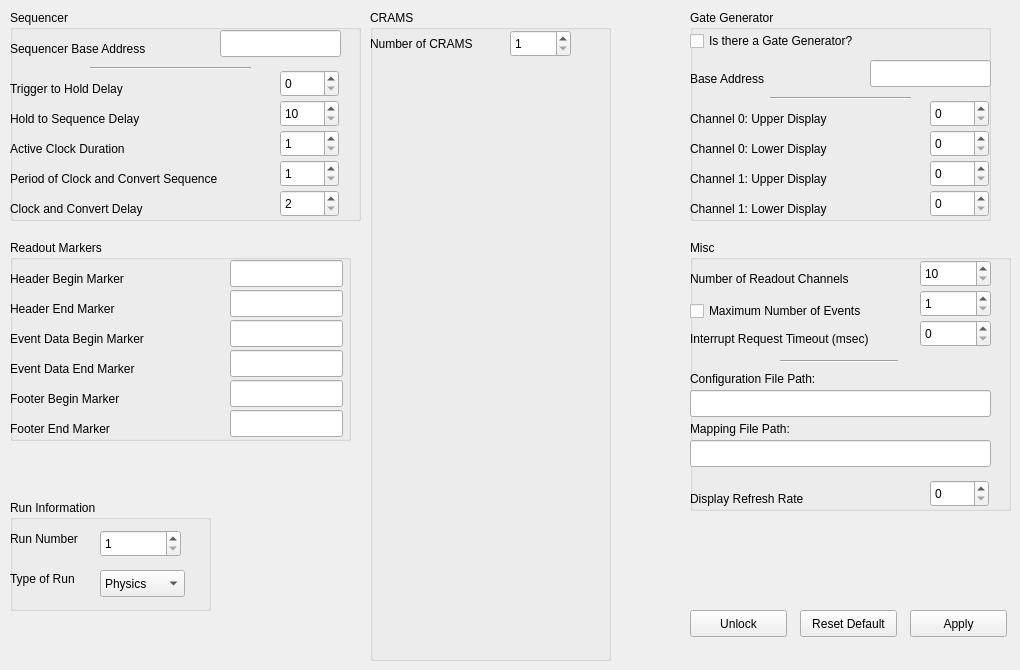
    <widget class="QWidget" name="sequencerTab">
     <attribute name="title">
      <string>Configuration</string>
     </attribute>
     <widget class="QGroupBox" name="sequencerGroupBox">
      <property name="geometry">
       <rect>
        <x>10</x>
        <y>10</y>
        <width>351</width>
        <height>211</height>
       </rect>
      </property>
      <property name="font">
       <font>
        <family>Arial</family>
        <underline>false</underline>
       </font>
      </property>
      <property name="title">
       <string>Sequencer</string>
      </property>
      <widget class="QLabel" name="BASequencerLabel">
       <property name="geometry">
        <rect>
         <x>0</x>
         <y>30</y>
         <width>171</width>
         <height>17</height>
        </rect>
       </property>
       <property name="font">
        <font>
         <family>Arial</family>
        </font>
       </property>
       <property name="text">
        <string>Sequencer Base Address</string>
       </property>
      </widget>
      <widget class="QLabel" name="t1Label">
       <property name="geometry">
        <rect>
         <x>0</x>
         <y>70</y>
         <width>141</width>
         <height>17</height>
        </rect>
       </property>
       <property name="font">
        <font>
         <family>Arial</family>
        </font>
       </property>
       <property name="text">
        <string>Trigger to Hold Delay</string>
       </property>
      </widget>
      <widget class="QLabel" name="t2Label">
       <property name="geometry">
        <rect>
         <x>0</x>
         <y>100</y>
         <width>161</width>
         <height>17</height>
        </rect>
       </property>
       <property name="font">
        <font>
         <family>Arial</family>
        </font>
       </property>
       <property name="text">
        <string>Hold to Sequence Delay</string>
       </property>
      </widget>
      <widget class="QLabel" name="t3Label">
       <property name="geometry">
        <rect>
         <x>0</x>
         <y>130</y>
         <width>151</width>
         <height>17</height>
        </rect>
       </property>
       <property name="font">
        <font>
         <family>Arial</family>
        </font>
       </property>
       <property name="text">
        <string>Active Clock Duration</string>
       </property>
      </widget>
      <widget class="QLabel" name="t4Label">
       <property name="geometry">
        <rect>
         <x>0</x>
         <y>160</y>
         <width>261</width>
         <height>17</height>
        </rect>
       </property>
       <property name="font">
        <font>
         <family>Arial</family>
        </font>
       </property>
       <property name="text">
        <string>Period of Clock and Convert Sequence</string>
       </property>
      </widget>
      <widget class="QLabel" name="t5Label">
       <property name="geometry">
        <rect>
         <x>0</x>
         <y>190</y>
         <width>171</width>
         <height>17</height>
        </rect>
       </property>
       <property name="font">
        <font>
         <family>Arial</family>
        </font>
       </property>
       <property name="text">
        <string>Clock and Convert Delay</string>
       </property>
      </widget>
      <widget class="QLineEdit" name="BASequencerLineEdit">
       <property name="geometry">
        <rect>
         <x>210</x>
         <y>20</y>
         <width>121</width>
         <height>27</height>
        </rect>
       </property>
       <property name="font">
        <font>
         <family>Arial</family>
        </font>
       </property>
      </widget>
      <widget class="QSpinBox" name="t1SpinBox">
       <property name="geometry">
        <rect>
         <x>270</x>
         <y>60</y>
         <width>59</width>
         <height>27</height>
        </rect>
       </property>
       <property name="font">
        <font>
         <family>Arial</family>
        </font>
       </property>
       <property name="maximum">
        <number>255</number>
       </property>
      </widget>
      <widget class="QSpinBox" name="t2SpinBox">
       <property name="geometry">
        <rect>
         <x>270</x>
         <y>90</y>
         <width>59</width>
         <height>27</height>
        </rect>
       </property>
       <property name="font">
        <font>
         <family>Arial</family>
        </font>
       </property>
       <property name="minimum">
        <number>10</number>
       </property>
       <property name="maximum">
        <number>511</number>
       </property>
      </widget>
      <widget class="QSpinBox" name="t3SpinBox">
       <property name="geometry">
        <rect>
         <x>270</x>
         <y>120</y>
         <width>59</width>
         <height>27</height>
        </rect>
       </property>
       <property name="font">
        <font>
         <family>Arial</family>
        </font>
       </property>
       <property name="minimum">
        <number>1</number>
       </property>
       <property name="maximum">
        <number>255</number>
       </property>
      </widget>
      <widget class="QSpinBox" name="t4SpinBox">
       <property name="geometry">
        <rect>
         <x>270</x>
         <y>150</y>
         <width>59</width>
         <height>27</height>
        </rect>
       </property>
       <property name="font">
        <font>
         <family>Arial</family>
        </font>
       </property>
       <property name="minimum">
        <number>1</number>
       </property>
       <property name="maximum">
        <number>511</number>
       </property>
      </widget>
      <widget class="QSpinBox" name="t5SpinBox">
       <property name="geometry">
        <rect>
         <x>270</x>
         <y>180</y>
         <width>59</width>
         <height>27</height>
        </rect>
       </property>
       <property name="font">
        <font>
         <family>Arial</family>
        </font>
       </property>
       <property name="minimum">
        <number>2</number>
       </property>
       <property name="maximum">
        <number>511</number>
       </property>
      </widget>
      <widget class="Line" name="sequencerHorizontalLine">
       <property name="geometry">
        <rect>
         <x>80</x>
         <y>50</y>
         <width>161</width>
         <height>16</height>
        </rect>
       </property>
       <property name="font">
        <font>
         <family>Arial</family>
        </font>
       </property>
       <property name="orientation">
        <enum>Qt::Horizontal</enum>
       </property>
      </widget>
     </widget>
     <widget class="QGroupBox" name="gateGeneratorGroupBox">
      <property name="geometry">
       <rect>
        <x>690</x>
        <y>10</y>
        <width>301</width>
        <height>211</height>
       </rect>
      </property>
      <property name="font">
       <font>
        <family>Arial</family>
        <underline>false</underline>
       </font>
      </property>
      <property name="title">
       <string>Gate Generator</string>
      </property>
      <widget class="QCheckBox" name="gateGeneratorCheckBox">
       <property name="geometry">
        <rect>
         <x>0</x>
         <y>20</y>
         <width>201</width>
         <height>22</height>
        </rect>
       </property>
       <property name="font">
        <font>
         <family>Arial</family>
        </font>
       </property>
       <property name="text">
        <string>Is there a Gate Generator?</string>
       </property>
      </widget>
      <widget class="QLabel" name="CH0UpperLabel">
       <property name="geometry">
        <rect>
         <x>0</x>
         <y>100</y>
         <width>171</width>
         <height>17</height>
        </rect>
       </property>
       <property name="font">
        <font>
         <family>Arial</family>
        </font>
       </property>
       <property name="text">
        <string>Channel 0: Upper Display</string>
       </property>
      </widget>
      <widget class="QLabel" name="CH0LowerLabel">
       <property name="geometry">
        <rect>
         <x>0</x>
         <y>130</y>
         <width>171</width>
         <height>17</height>
        </rect>
       </property>
       <property name="font">
        <font>
         <family>Arial</family>
        </font>
       </property>
       <property name="text">
        <string>Channel 0: Lower Display</string>
       </property>
      </widget>
      <widget class="QLabel" name="CH1UpperLabel">
       <property name="geometry">
        <rect>
         <x>0</x>
         <y>160</y>
         <width>171</width>
         <height>17</height>
        </rect>
       </property>
       <property name="font">
        <font>
         <family>Arial</family>
        </font>
       </property>
       <property name="text">
        <string>Channel 1: Upper Display</string>
       </property>
      </widget>
      <widget class="QLabel" name="CH1LowerLabel">
       <property name="geometry">
        <rect>
         <x>0</x>
         <y>190</y>
         <width>171</width>
         <height>17</height>
        </rect>
       </property>
       <property name="font">
        <font>
         <family>Arial</family>
        </font>
       </property>
       <property name="text">
        <string>Channel 1: Lower Display</string>
       </property>
      </widget>
      <widget class="QSpinBox" name="CH0UpperSpinBox">
       <property name="geometry">
        <rect>
         <x>240</x>
         <y>90</y>
         <width>59</width>
         <height>27</height>
        </rect>
       </property>
       <property name="font">
        <font>
         <family>Arial</family>
        </font>
       </property>
       <property name="maximum">
        <number>100000000</number>
       </property>
      </widget>
      <widget class="QSpinBox" name="CH0LowerSpinBox">
       <property name="geometry">
        <rect>
         <x>240</x>
         <y>120</y>
         <width>59</width>
         <height>27</height>
        </rect>
       </property>
       <property name="font">
        <font>
         <family>Arial</family>
        </font>
       </property>
       <property name="maximum">
        <number>100000000</number>
       </property>
      </widget>
      <widget class="QSpinBox" name="CH1UpperSpinBox">
       <property name="geometry">
        <rect>
         <x>240</x>
         <y>150</y>
         <width>59</width>
         <height>27</height>
        </rect>
       </property>
       <property name="font">
        <font>
         <family>Arial</family>
        </font>
       </property>
       <property name="maximum">
        <number>100000000</number>
       </property>
      </widget>
      <widget class="QSpinBox" name="CH1LowerSpinBox">
       <property name="geometry">
        <rect>
         <x>240</x>
         <y>180</y>
         <width>59</width>
         <height>27</height>
        </rect>
       </property>
       <property name="font">
        <font>
         <family>Arial</family>
        </font>
       </property>
       <property name="maximum">
        <number>100000000</number>
       </property>
      </widget>
      <widget class="QLabel" name="gateGeneratorBALabel">
       <property name="geometry">
        <rect>
         <x>0</x>
         <y>60</y>
         <width>101</width>
         <height>17</height>
        </rect>
       </property>
       <property name="font">
        <font>
         <family>Arial</family>
        </font>
       </property>
       <property name="text">
        <string>Base Address</string>
       </property>
      </widget>
      <widget class="QLineEdit" name="BAGateGeneratorLineEdit">
       <property name="geometry">
        <rect>
         <x>180</x>
         <y>50</y>
         <width>121</width>
         <height>27</height>
        </rect>
       </property>
       <property name="font">
        <font>
         <family>Arial</family>
        </font>
       </property>
      </widget>
      <widget class="Line" name="line_2">
       <property name="geometry">
        <rect>
         <x>80</x>
         <y>80</y>
         <width>141</width>
         <height>16</height>
        </rect>
       </property>
       <property name="font">
        <font>
         <family>Arial</family>
        </font>
       </property>
       <property name="orientation">
        <enum>Qt::Horizontal</enum>
       </property>
      </widget>
     </widget>
     <widget class="QGroupBox" name="markersGroupBox">
      <property name="geometry">
       <rect>
        <x>10</x>
        <y>240</y>
        <width>341</width>
        <height>201</height>
       </rect>
      </property>
      <property name="font">
       <font>
        <family>Arial</family>
        <underline>false</underline>
       </font>
      </property>
      <property name="title">
       <string>Readout Markers</string>
      </property>
      <widget class="QLabel" name="headerBeginLabel">
       <property name="geometry">
        <rect>
         <x>0</x>
         <y>30</y>
         <width>141</width>
         <height>17</height>
        </rect>
       </property>
       <property name="font">
        <font>
         <family>Arial</family>
        </font>
       </property>
       <property name="text">
        <string>Header Begin Marker</string>
       </property>
      </widget>
      <widget class="QLabel" name="headerEndLabel">
       <property name="geometry">
        <rect>
         <x>0</x>
         <y>60</y>
         <width>131</width>
         <height>17</height>
        </rect>
       </property>
       <property name="font">
        <font>
         <family>Arial</family>
        </font>
       </property>
       <property name="text">
        <string>Header End Marker</string>
       </property>
      </widget>
      <widget class="QLabel" name="eventBeginLabel">
       <property name="geometry">
        <rect>
         <x>0</x>
         <y>90</y>
         <width>171</width>
         <height>17</height>
        </rect>
       </property>
       <property name="font">
        <font>
         <family>Arial</family>
        </font>
       </property>
       <property name="text">
        <string>Event Data Begin Marker</string>
       </property>
      </widget>
      <widget class="QLabel" name="eventEndLabel">
       <property name="geometry">
        <rect>
         <x>0</x>
         <y>120</y>
         <width>161</width>
         <height>17</height>
        </rect>
       </property>
       <property name="font">
        <font>
         <family>Arial</family>
        </font>
       </property>
       <property name="text">
        <string>Event Data End Marker</string>
       </property>
      </widget>
      <widget class="QLabel" name="footerBeginLabel">
       <property name="geometry">
        <rect>
         <x>0</x>
         <y>150</y>
         <width>141</width>
         <height>17</height>
        </rect>
       </property>
       <property name="font">
        <font>
         <family>Arial</family>
        </font>
       </property>
       <property name="text">
        <string>Footer Begin Marker</string>
       </property>
      </widget>
      <widget class="QLabel" name="footerEndLabel">
       <property name="geometry">
        <rect>
         <x>0</x>
         <y>180</y>
         <width>131</width>
         <height>17</height>
        </rect>
       </property>
       <property name="font">
        <font>
         <family>Arial</family>
        </font>
       </property>
       <property name="text">
        <string>Footer End Marker</string>
       </property>
      </widget>
      <widget class="QLineEdit" name="headerBeginLineEdit">
       <property name="enabled">
        <bool>true</bool>
       </property>
       <property name="geometry">
        <rect>
         <x>220</x>
         <y>20</y>
         <width>113</width>
         <height>27</height>
        </rect>
       </property>
       <property name="font">
        <font>
         <family>Arial</family>
        </font>
       </property>
      </widget>
      <widget class="QLineEdit" name="headerEndLineEdit">
       <property name="geometry">
        <rect>
         <x>220</x>
         <y>50</y>
         <width>113</width>
         <height>27</height>
        </rect>
       </property>
       <property name="font">
        <font>
         <family>Arial</family>
        </font>
       </property>
      </widget>
      <widget class="QLineEdit" name="eventBeginLineEdit">
       <property name="geometry">
        <rect>
         <x>220</x>
         <y>80</y>
         <width>113</width>
         <height>27</height>
        </rect>
       </property>
       <property name="font">
        <font>
         <family>Arial</family>
        </font>
       </property>
      </widget>
      <widget class="QLineEdit" name="eventEndLineEdit">
       <property name="geometry">
        <rect>
         <x>220</x>
         <y>110</y>
         <width>113</width>
         <height>27</height>
        </rect>
       </property>
       <property name="font">
        <font>
         <family>Arial</family>
        </font>
       </property>
      </widget>
      <widget class="QLineEdit" name="trailerBeginLineEdit">
       <property name="geometry">
        <rect>
         <x>220</x>
         <y>140</y>
         <width>113</width>
         <height>27</height>
        </rect>
       </property>
       <property name="font">
        <font>
         <family>Arial</family>
        </font>
       </property>
      </widget>
      <widget class="QLineEdit" name="trailerEndLineEdit">
       <property name="geometry">
        <rect>
         <x>220</x>
         <y>170</y>
         <width>113</width>
         <height>27</height>
        </rect>
       </property>
       <property name="font">
        <font>
         <family>Arial</family>
        </font>
       </property>
      </widget>
     </widget>
     <widget class="QGroupBox" name="CRAMSGroupBox">
      <property name="geometry">
       <rect>
        <x>370</x>
        <y>10</y>
        <width>241</width>
        <height>651</height>
       </rect>
      </property>
      <property name="font">
       <font>
        <family>Arial</family>
        <underline>false</underline>
       </font>
      </property>
      <property name="title">
       <string>CRAMS</string>
      </property>
      <widget class="QWidget" name="gridLayoutWidget_2">
       <property name="geometry">
        <rect>
         <x>0</x>
         <y>40</y>
         <width>231</width>
         <height>601</height>
        </rect>
       </property>
       <property name="font">
        <font>
         <family>Arial</family>
        </font>
       </property>
       <layout class="QGridLayout" name="cramsGridLayout"/>
      </widget>
      <widget class="QLabel" name="numOfCramsLabel">
       <property name="geometry">
        <rect>
         <x>0</x>
         <y>20</y>
         <width>126</width>
         <height>27</height>
        </rect>
       </property>
       <property name="font">
        <font>
         <family>Arial</family>
        </font>
       </property>
       <property name="text">
        <string>Number of CRAMS</string>
       </property>
      </widget>
      <widget class="QSpinBox" name="numberOfCRAMSSpinBox">
       <property name="geometry">
        <rect>
         <x>140</x>
         <y>20</y>
         <width>61</width>
         <height>27</height>
        </rect>
       </property>
       <property name="font">
        <font>
         <family>Arial</family>
        </font>
       </property>
       <property name="minimum">
        <number>1</number>
       </property>
       <property name="maximum">
        <number>10</number>
       </property>
      </widget>
     </widget>
     <widget class="QGroupBox" name="miscGroupBox">
      <property name="geometry">
       <rect>
        <x>690</x>
        <y>240</y>
        <width>321</width>
        <height>271</height>
       </rect>
      </property>
      <property name="font">
       <font>
        <family>Arial</family>
       </font>
      </property>
      <property name="title">
       <string>Misc</string>
      </property>
      <widget class="QLabel" name="numOfGassiplexChansLabel">
       <property name="geometry">
        <rect>
         <x>0</x>
         <y>30</y>
         <width>201</width>
         <height>17</height>
        </rect>
       </property>
       <property name="font">
        <font>
         <family>Arial</family>
        </font>
       </property>
       <property name="text">
        <string>Number of Readout Channels</string>
       </property>
      </widget>
      <widget class="QCheckBox" name="maxNumEventsCheckBox">
       <property name="geometry">
        <rect>
         <x>0</x>
         <y>60</y>
         <width>221</width>
         <height>22</height>
        </rect>
       </property>
       <property name="font">
        <font>
         <family>Arial</family>
        </font>
       </property>
       <property name="text">
        <string>Maximum Number of Events</string>
       </property>
      </widget>
      <widget class="QLabel" name="IRQTimeoutLabel">
       <property name="geometry">
        <rect>
         <x>0</x>
         <y>90</y>
         <width>231</width>
         <height>17</height>
        </rect>
       </property>
       <property name="font">
        <font>
         <family>Arial</family>
        </font>
       </property>
       <property name="text">
        <string>Interrupt Request Timeout (msec)</string>
       </property>
      </widget>
      <widget class="QSpinBox" name="numOfChansSpinBox">
       <property name="geometry">
        <rect>
         <x>230</x>
         <y>20</y>
         <width>71</width>
         <height>27</height>
        </rect>
       </property>
       <property name="font">
        <font>
         <family>Arial</family>
        </font>
       </property>
       <property name="minimum">
        <number>10</number>
       </property>
       <property name="maximum">
        <number>1000</number>
       </property>
      </widget>
      <widget class="QSpinBox" name="maxNumOfEventsSpinBox">
       <property name="geometry">
        <rect>
         <x>230</x>
         <y>50</y>
         <width>71</width>
         <height>27</height>
        </rect>
       </property>
       <property name="font">
        <font>
         <family>Arial</family>
        </font>
       </property>
       <property name="minimum">
        <number>1</number>
       </property>
       <property name="maximum">
        <number>100000000</number>
       </property>
      </widget>
      <widget class="QSpinBox" name="IRQTimeoutSpinBox">
       <property name="geometry">
        <rect>
         <x>230</x>
         <y>80</y>
         <width>71</width>
         <height>27</height>
        </rect>
       </property>
       <property name="font">
        <font>
         <family>Arial</family>
        </font>
       </property>
       <property name="maximum">
        <number>100000000</number>
       </property>
      </widget>
      <widget class="Line" name="line">
       <property name="geometry">
        <rect>
         <x>90</x>
         <y>120</y>
         <width>118</width>
         <height>3</height>
        </rect>
       </property>
       <property name="font">
        <font>
         <family>Arial</family>
        </font>
       </property>
       <property name="orientation">
        <enum>Qt::Horizontal</enum>
       </property>
      </widget>
      <widget class="QLabel" name="configurationFilePathLabel">
       <property name="geometry">
        <rect>
         <x>0</x>
         <y>130</y>
         <width>161</width>
         <height>17</height>
        </rect>
       </property>
       <property name="font">
        <font>
         <family>Arial</family>
        </font>
       </property>
       <property name="text">
        <string>Configuration File Path:</string>
       </property>
      </widget>
      <widget class="QLineEdit" name="configurationFilePathLineEdit">
       <property name="geometry">
        <rect>
         <x>0</x>
         <y>150</y>
         <width>301</width>
         <height>27</height>
        </rect>
       </property>
       <property name="font">
        <font>
         <family>Arial</family>
        </font>
       </property>
      </widget>
      <widget class="QLineEdit" name="mappingFilePathLineEdit">
       <property name="geometry">
        <rect>
         <x>0</x>
         <y>200</y>
         <width>301</width>
         <height>27</height>
        </rect>
       </property>
       <property name="font">
        <font>
         <family>Arial</family>
        </font>
       </property>
      </widget>
      <widget class="QLabel" name="mappingFilePathLabel">
       <property name="geometry">
        <rect>
         <x>0</x>
         <y>180</y>
         <width>131</width>
         <height>17</height>
        </rect>
       </property>
       <property name="font">
        <font>
         <family>Arial</family>
        </font>
       </property>
       <property name="text">
        <string>Mapping File Path:</string>
       </property>
      </widget>
      <widget class="QLabel" name="displayRefresRateLabel">
       <property name="geometry">
        <rect>
         <x>0</x>
         <y>250</y>
         <width>161</width>
         <height>17</height>
        </rect>
       </property>
       <property name="font">
        <font>
         <family>Arial</family>
        </font>
       </property>
       <property name="text">
        <string>Display Refresh Rate</string>
       </property>
      </widget>
      <widget class="QSpinBox" name="displayRefreshRateSpinBox">
       <property name="geometry">
        <rect>
         <x>240</x>
         <y>240</y>
         <width>59</width>
         <height>27</height>
        </rect>
       </property>
       <property name="font">
        <font>
         <family>Arial</family>
        </font>
       </property>
       <property name="maximum">
        <number>1000000000</number>
       </property>
      </widget>
     </widget>
     <widget class="QPushButton" name="applyConfigButton">
      <property name="geometry">
       <rect>
        <x>910</x>
        <y>610</y>
        <width>97</width>
        <height>27</height>
       </rect>
      </property>
      <property name="font">
       <font>
        <family>Arial</family>
       </font>
      </property>
      <property name="text">
       <string>Apply</string>
      </property>
     </widget>
     <widget class="QGroupBox" name="runGroupBox">
      <property name="geometry">
       <rect>
        <x>10</x>
        <y>500</y>
        <width>201</width>
        <height>111</height>
       </rect>
      </property>
      <property name="font">
       <font>
        <family>Arial</family>
       </font>
      </property>
      <property name="title">
       <string>Run Information</string>
      </property>
      <widget class="QLabel" name="runNumberLabel">
       <property name="geometry">
        <rect>
         <x>0</x>
         <y>30</y>
         <width>91</width>
         <height>17</height>
        </rect>
       </property>
       <property name="font">
        <font>
         <family>Arial</family>
        </font>
       </property>
       <property name="text">
        <string>Run Number</string>
       </property>
      </widget>
      <widget class="QLabel" name="typeOfRunLabel">
       <property name="geometry">
        <rect>
         <x>0</x>
         <y>70</y>
         <width>81</width>
         <height>17</height>
        </rect>
       </property>
       <property name="font">
        <font>
         <family>Arial</family>
        </font>
       </property>
       <property name="text">
        <string>Type of Run</string>
       </property>
      </widget>
      <widget class="QSpinBox" name="runNumberSpinBox">
       <property name="geometry">
        <rect>
         <x>90</x>
         <y>30</y>
         <width>81</width>
         <height>27</height>
        </rect>
       </property>
       <property name="font">
        <font>
         <family>Arial</family>
        </font>
       </property>
       <property name="minimum">
        <number>1</number>
       </property>
       <property name="maximum">
        <number>1000000000</number>
       </property>
      </widget>
      <widget class="QComboBox" name="typeOfRunComboBox">
       <property name="geometry">
        <rect>
         <x>90</x>
         <y>70</y>
         <width>85</width>
         <height>27</height>
        </rect>
       </property>
       <property name="font">
        <font>
         <family>Arial</family>
        </font>
       </property>
       <item>
        <property name="text">
         <string>Physics</string>
        </property>
       </item>
       <item>
        <property name="text">
         <string>Pedestal</string>
        </property>
       </item>
       <item>
        <property name="text">
         <string>Test</string>
        </property>
       </item>
      </widget>
     </widget>
     <widget class="QPushButton" name="unlockButton">
      <property name="geometry">
       <rect>
        <x>690</x>
        <y>610</y>
        <width>97</width>
        <height>27</height>
       </rect>
      </property>
      <property name="font">
       <font>
        <family>Arial</family>
       </font>
      </property>
      <property name="text">
       <string>Unlock</string>
      </property>
     </widget>
     <widget class="QPushButton" name="resetDefaultsButton">
      <property name="geometry">
       <rect>
        <x>800</x>
        <y>610</y>
        <width>97</width>
        <height>27</height>
       </rect>
      </property>
      <property name="font">
       <font>
        <family>Arial</family>
       </font>
      </property>
      <property name="text">
       <string>Reset Default</string>
      </property>
     </widget>
    </widget>
